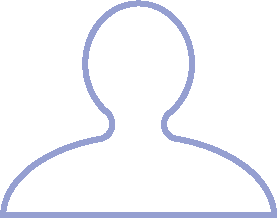
#> input picture position.png, 277 x 218 px
$ python -i human_position.py   (imports and definitions only)
#> lines starting #> are read from the running program, lines starting #| are printed output that depends on the picture; after the words box and inside, x2 and y2 are one past the last pixel; in counts of white or black regions, pixels touching at a corner belong together
import numpy as np
import cv2
from scipy.spatial import distance as dist

resize_fold = 1.7
TEACHER_WIDTH = 360
TEACHER_HEIGHT = 360
t_X_pos = 0
t_Y_pos = 0

def contour_position_change(contours, img_width = 0, img_height = 0):
    for d1 in contours:
        for d2 in d1:
            for d3 in d2:
                d3[0] = d3[0] + img_width
                d3[1] = d3[1] + img_height
def contour_bound_detect(contours):
    max_y = -5000
    min_y = 5000
    for d1 in contours:
        for d2 in d1:
            for d3 in d2:
                if d3[1] > max_y:
                    max_y = d3[1]
                if d3[1] < min_y:
                    min_y = d3[1]
    return max_y, min_y

# [23 lines left out: functions position_logic, teacher_window_collect, not called in this run]
def process_frame_figure(f_name):
#> called with f_name = 'position.png'
    pos_img = cv2.imread(f_name, 1)
#> pos_img is the input picture: shape (218, 277, 3); mean B, G, R 250.8, 246.2, 245.3
    pos_img = cv2.resize(pos_img, None, fx=resize_fold,fy=resize_fold,interpolation=cv2.INTER_CUBIC)
#> pos_img: shape (371, 471, 3)
    p_height, p_width, _ = pos_img.shape
#> p_height = 371; p_width = 471
    ret, thresh = cv2.threshold(cv2.cvtColor(pos_img.copy(), cv2.COLOR_BGR2GRAY), 200, 255, cv2.THRESH_BINARY)
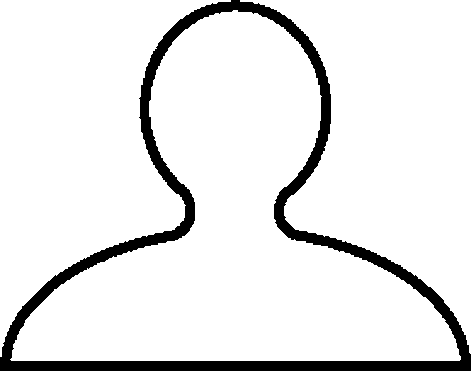
#> thresh: shape (371, 471); 91% white; 1 black region
    contours, hier = cv2.findContours(thresh, cv2.RETR_EXTERNAL, cv2.CHAIN_APPROX_SIMPLE)
#> contours = 3 contours; box (x1, y1, x2, y2) and area: (10, 10, 461, 361) 71906, (0, 0, 231, 357) 42702, (240, 0, 471, 354) 42670
    contour_position_change(contours, (TEACHER_WIDTH - p_width) / 2 , TEACHER_HEIGHT - p_height)
#> the loop in contour_position_change, `for d1 in contours:` made 3 passes
#> after the loop in contour_position_change, `for d1 in contours:`: d3 = [174, -11]
    y_max, y_min = contour_bound_detect(contours)
#> the loop in contour_bound_detect, `for d1 in contours:` made 3 passes
#> after the loop in contour_bound_detect, `for d1 in contours:`: max_y = 349; min_y = -11
#> y_max = 349; y_min = -11
    return contours, y_max, y_min

# [34 lines left out: functions positon_check0, positon_check, not called in this run]

>>> result = process_frame_figure('position.png')
